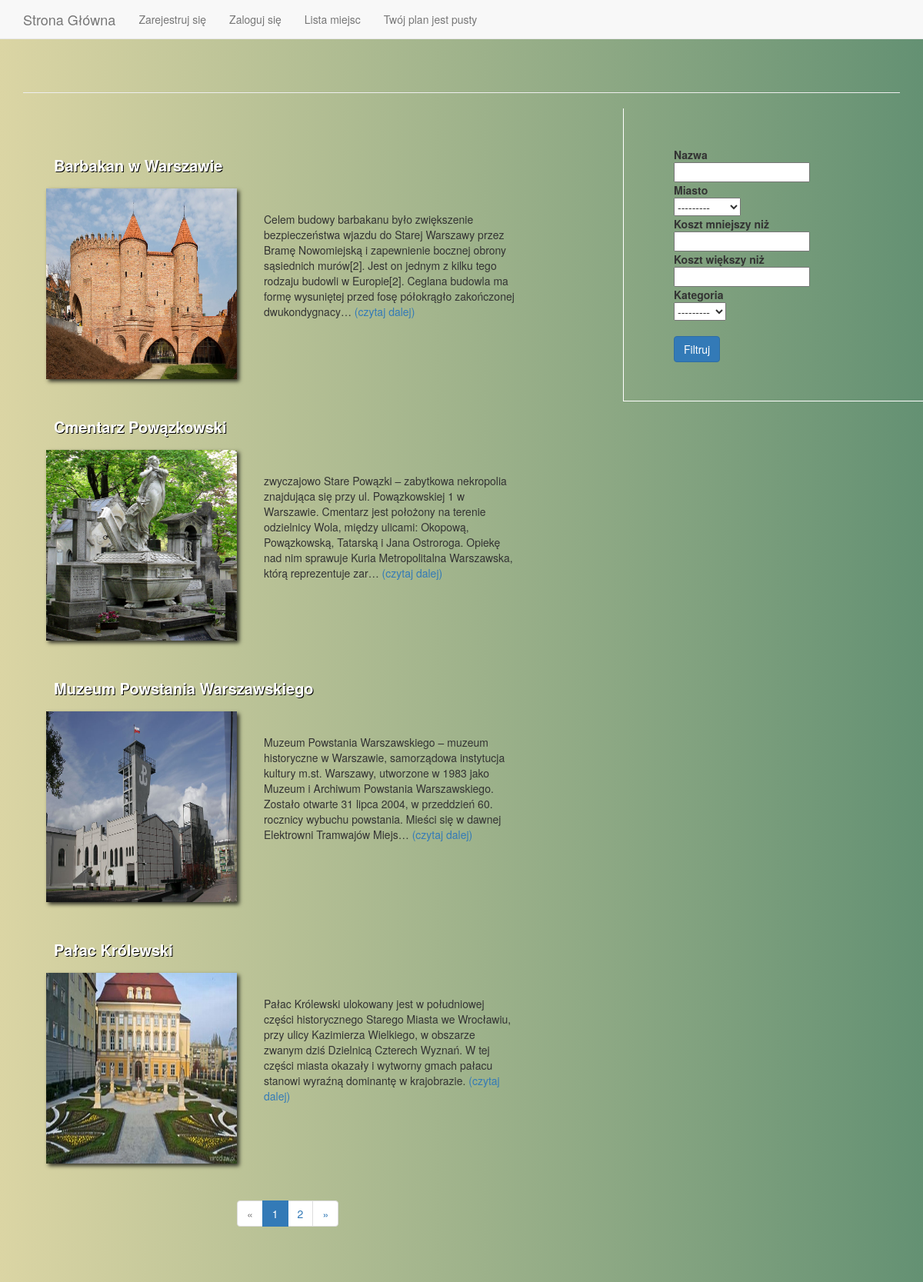
The page /places/ on the database its author committed.
### explorerapp/models.py (models this page shows, shortened)
class Place(models.Model):
    name = models.CharField(max_length=60)
    slug = models.SlugField(max_length=200, unique=True)
    description = models.TextField()
    category = models.ForeignKey(Category, related_name='places', on_delete=models.CASCADE)
    cost = models.DecimalField(max_digits=10, decimal_places=2)
    image = models.ImageField(upload_to='images/%Y/%m/%d', blank=True)
    created = models.DateTimeField(auto_now_add=True)
    updated = models.DateTimeField(auto_now=True)
    address = models.ForeignKey(Address, on_delete=models.CASCADE, null=True)
    creation_date = models.DecimalField(max_digits=4, decimal_places=0, )
    sum_of_rating = models.DecimalField(max_digits=9, decimal_places=2, default=5)
    num_of_ratings = models.IntegerField(default=1)
    tags = TaggableManager()
    class Meta:
        ordering = ('name',)
    def get_absolute_url(self):
        return reverse('explorer:place_detail', args=[self.id, self.slug])

### explorerapp/views.py (the view)
# urls.py: path('places/', views.places_list, name='places_list'),
def places_list(request):
    page_list = Place.objects.all()
    place_filter = PlaceFilter(request.GET, queryset=page_list)
    place_list = place_filter.qs
    paginator = Paginator(place_list, 4)
    page = request.GET.get('page', 1)
    try:
        places = paginator.page(page)
    except PageNotAnInteger:
        places = paginator.page(1)
    except EmptyPage:
        places = paginator.page(paginator.num_pages )
    context = {'paginator':paginator, 'filter':place_filter, 'places':places}
    return render(request, 'explorer/places_list.html', context)

### explorerapp/models.py (called while the page is built)
    def __str__(self):
        return self.name

    def __str__(self):
        return self.name

### plan/context_processors.py (called while the page is built)
def plan(request):
    return {'plan': Plan(request)}

### plan/plan.py (called while the page is built)
    def __len__(self):
        return sum(item['quantity'] for item in self.plan.values())

### explorerapp/templates/explorer/places_list.html (shortened to what this page needs)
{% extends "explorer/base.html" %}
{% block content %}
  {% load static %}
  {% load bootstrap3 %}
  <link rel="stylesheet" type="text/css" href="{% static 'css/places_list.css' %}">
  <div class="container">
    <div class="row">
        <div class="col-md-8">
            <div class="gallery">
              {% for place in places %}
                  <div class="place">
                    <a class="title" href="{{ place.get_absolute_url }}"> {{ place.name }} </a>
                    <a  href="{{ place.get_absolute_url }}">  <img class="image" src="{% if place.image %}{{ place.image.url }}{% else %}{% static 'img/no_image.png' %}{% endif %}"> </a>
                    <div class="desc" >{{ place.description | truncatechars:300 }} <a href="{{place.get_absolute_url}}">(czytaj dalej)</a> </div>
                  </div>
              {% endfor %}
            </div>
            <div class="pagination">
                {% include "explorer/pagination.html" %}
            </div>
        </div>
        <div class="col-md-4">
            <form class="filter" method="GET">
                <div class="name">Nazwa</div> {{ filter.form.name }}
                <div class="name">Miasto</div> {{ filter.form.address__city }}
                <div class="name">Koszt mniejszy niż</div> {{ filter.form.cost__lt }}
                <div class="name">Koszt większy niż</div> {{ filter.form.cost__gt }}
                <div class="name">Kategoria</div> {{ filter.form.category}}
                <br/><br/>
                <button  type="submit" class="btn btn-primary" >Filtruj</button>
            </form>
        </div>
    </div>
  </div>
{% endblock %}

### explorerapp/static/css/places_list.css (style rules this page uses)
.gallery { width:100% }
.place { margin-top: 50px; margin-left:15px; height:290px; positon:fixed; }
body { background: #649173; background: -webkit-linear-gradient(to right, #DBD5A4, #649173); background: linear-gradient(to right, #DBD5A4, #649173); padding-bottom: 50px; }
.image { width:248px; height: 248px; }
.title { font-weight: bold; color:white; font-size:20px; text-shadow: 1px 1px black; margin:10px; width:100%; float: left; }
.image { box-shadow: 3px 3px 5px 0px rgba(0,0,0,0.75); margin-top:5px; float: left; }
.desc { width:50%; margin:15px; float: left; padding:20px; }
.pagination { margin-top:30px; text-align:justify; }
.filter { margin:50px; border-collapse: separate; border-spacing: 15px 50px; }
.col-md-4 { border-bottom: 1px solid white; border-left: 1px solid white; }
.name { font-weight:bold; }

### rows shown on the page
Place: name "Barbakan w Warszawie", image (picture), description "Celem budowy barbakanu było zwiększenie bezpieczeństwa wjazdu do Starej Warszawy przez Bramę Nowomiejską i zapewnienie bocznej obrony sąsiednich murów[2]. Jest on jednym z kilku tego rodzaju budowli w Europie[2]. Ceglana budowla ma formę wysuniętej przed fosę półokrągło zakończonej dwukondygnacy…"
Place: name "Cmentarz Powązkowski", image (picture), description "zwyczajowo Stare Powązki – zabytkowa nekropolia znajdująca się przy ul. Powązkowskiej 1 w Warszawie. Cmentarz jest położony na terenie odzielnicy Wola, między ulicami: Okopową, Powązkowską, Tatarską i Jana Ostroroga. Opiekę nad nim sprawuje Kuria Metropolitalna Warszawska, którą reprezentuje zar…"
Place: name "Muzeum Powstania Warszawskiego", image (picture), description "Muzeum Powstania Warszawskiego – muzeum historyczne w Warszawie, samorządowa instytucja kultury m.st. Warszawy, utworzone w 1983 jako Muzeum i Archiwum Powstania Warszawskiego. Zostało otwarte 31 lipca 2004, w przeddzień 60. rocznicy wybuchu powstania. Mieści się w dawnej Elektrowni Tramwajów Miejs…"
Place: name "Pałac Królewski", image (picture), description "Pałac Królewski ulokowany jest w południowej części historycznego Starego Miasta we Wrocławiu, przy ulicy Kazimierza Wielkiego, w obszarze zwanym dziś Dzielnicą Czterech Wyznań. W tej części miasta okazały i wytworny gmach pałacu stanowi wyraźną dominantę w krajobrazie."

### other values the page prints
{{ i }} "1"
{{ i }} "2"
